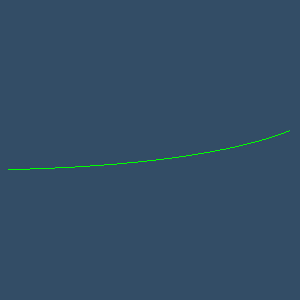

Write the Python code that produced this figure.
#!/usr/bin/env python

# Demonstrate vtkCellTypeSource for the Quadratic Edge cell type. The source
# generates an unstructured grid of quadratic edge cells, which are perturbed,
# shrunk, tessellated, and color-mapped by cell ID.

# Factory overrides: importing these modules registers the OpenGL rendering,
# FreeType text rendering, and interaction style implementations.
import vtkmodules.vtkInteractionStyle  # noqa: F401
import vtkmodules.vtkRenderingFreeType  # noqa: F401
import vtkmodules.vtkRenderingOpenGL2  # noqa: F401
# VTK pipeline classes used in this example
from vtkmodules.vtkCommonCore import (
    vtkIntArray,
    vtkMinimalStandardRandomSequence,
    vtkPoints,
)
from vtkmodules.vtkCommonDataModel import VTK_QUADRATIC_EDGE
from vtkmodules.vtkFiltersGeneral import (
    vtkShrinkFilter,
    vtkTessellatorFilter,
)
from vtkmodules.vtkFiltersSources import vtkCellTypeSource
from vtkmodules.vtkRenderingCore import (
    vtkActor,
    vtkDataSetMapper,
    vtkRenderWindow,
    vtkRenderWindowInteractor,
    vtkRenderer,
)

# Colors (normalized RGB)
dark_blue_background_rgb = (0.2, 0.302, 0.4)

# Source: generate quadratic edge cells
cell_type_source = vtkCellTypeSource()
cell_type_source.SetCellType(VTK_QUADRATIC_EDGE)
cell_type_source.Update()

# Perturb points so cell edges are visible after tessellation
original_points = cell_type_source.GetOutput().GetPoints()
points = vtkPoints()
points.SetNumberOfPoints(cell_type_source.GetOutput().GetNumberOfPoints())
rng = vtkMinimalStandardRandomSequence()
rng.SetSeed(5070)
for i in range(points.GetNumberOfPoints()):
    perturbation = [0.0, 0.0, 0.0]
    for j in range(3):
        rng.Next()
        perturbation[j] = rng.GetRangeValue(-0.1, 0.1)
    current = [0.0, 0.0, 0.0]
    original_points.GetPoint(i, current)
    points.SetPoint(i,
                    current[0] + perturbation[0],
                    current[1] + perturbation[1],
                    current[2] + perturbation[2])
cell_type_source.GetOutput().SetPoints(points)

# Cell ID array for scalar coloring
num_cells = cell_type_source.GetOutput().GetNumberOfCells()
id_array = vtkIntArray()
id_array.SetNumberOfTuples(num_cells)
for i in range(num_cells):
    id_array.InsertTuple1(i, i + 1)
id_array.SetName("Ids")
cell_type_source.GetOutput().GetCellData().AddArray(id_array)
cell_type_source.GetOutput().GetCellData().SetActiveScalars("Ids")

# Shrink: separate cells visually
shrink = vtkShrinkFilter()
shrink.SetInputConnection(cell_type_source.GetOutputPort())
shrink.SetShrinkFactor(0.8)

# Tessellate: subdivide higher-order cells into linear primitives
tessellate = vtkTessellatorFilter()
tessellate.SetInputConnection(shrink.GetOutputPort())
tessellate.SetMaximumNumberOfSubdivisions(3)

# Mapper: color by cell ID
mapper = vtkDataSetMapper()
mapper.SetInputConnection(tessellate.GetOutputPort())
mapper.SetScalarRange(0, num_cells + 1)
mapper.SetScalarModeToUseCellData()
mapper.SetResolveCoincidentTopologyToPolygonOffset()

# Actor
actor = vtkActor()
actor.SetMapper(mapper)
actor.GetProperty().EdgeVisibilityOn()

# Renderer: assemble the scene
renderer = vtkRenderer()
renderer.AddActor(actor)
renderer.SetBackground(dark_blue_background_rgb)

# Render window: display the rendered scene
render_window = vtkRenderWindow()
render_window.AddRenderer(renderer)
render_window.SetWindowName("celltype quadratic edge")
render_window.SetMultiSamples(0)
render_window.SetSize(300, 300)

# Interactor: handle mouse and keyboard events
render_window_interactor = vtkRenderWindowInteractor()
render_window_interactor.SetRenderWindow(render_window)

# Scene: configure the camera
renderer.ResetCamera()

# Start: launch the interactive visualization
render_window_interactor.Initialize()
render_window_interactor.Start()
